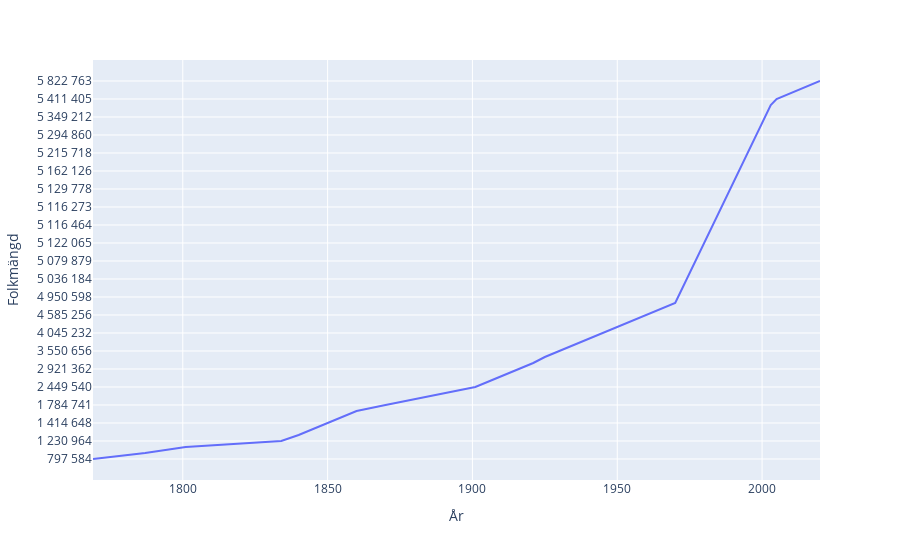

The notebook cell saved with this chart:
### Code cell
fig = px.line(dan_population, x="År", y="Folkmängd")
fig.show()

### Figure 1 — Plotly figure (JSON) as saved in the notebook; plotly's stock layout.template omitted (floating-point values rounded to 4 significant figures)
{"data": [{"hovertemplate": "År=%{x}<br>Folkmängd=%{y}<extra></extra>", "legendgroup": "", "line": {"color": "#636efa", "dash": "solid"}, "marker": {"symbol": "circle"}, "mode": "lines", "name": "", "orientation": "v", "showlegend": false, "type": "scatter", "x": [1769, 1787, 1801, 1834, 1840, 1845, 1850, 1855, 1860, 1870, 1880, 1890, 1901, 1906, 1911, 1916, 1921, 1925, 1930, 1935, 1940, 1945, 1950, 1955, 1960, 1965, 1970, 1971, 1972, 1973, 1974, 1975, "1976", "1977", "1978", "1979", "1980", "1981", "1982", "1983", "1984", "1985", "1986", "1987", "1988", "1989", "1990", "1991", "1992", "1993", "1994", "1995", "1996", "1997", "1998", "1999", "2000", "2001", "2002", "2003", "2005", "2010", "2015", "2020"], "xaxis": "x", "y": ["797 584", "841 806", "929 001", "1 230 964", "1 289 075", "1 356 877", "1 414 648", "1 507 222", "1 608 362", "1 784 741", "1 969 039", "2 172 380", "2 449 540", "2 588 919", "2 757 076", "2 921 362", "3 267 831", "3 434 555", "3 550 656", "3 706 349", "3 844 312", "4 045 232", "4 281 275", "4 448 401", "4 585 256", "4 767 597", "4 937 579", "4 950 598", "4 975 653", "5 007 538", "5 036 184", "5 054 410", "5 065 313", "5 079 879", "5 096 959", "5 111 537", "5 122 065", "5 123 989", "5 119 155", "5 116 464", "5 112 130", "5 111 108", "5 116 273", "5 124 794", "5 129 254", "5 129 778", "5 135 409", "5 146 469", "5 162 126", "5 180 614", "5 196 642", "5 215 718", "5 251 027", "5 275 121", "5 294 860", "5 313 577", "5 330 020", "5 349 212", "5 368 354", "5 383 507", "5 411 405", "5 534 738", "5 659 715", "5 822 763"], "yaxis": "y"}], "layout": {"legend": {"tracegroupgap": 0}, "margin": {"t": 60}, "xaxis": {"anchor": "y", "domain": [0, 1], "title": {"text": "År"}}, "yaxis": {"anchor": "x", "domain": [0, 1], "title": {"text": "Folkmängd"}}}}
